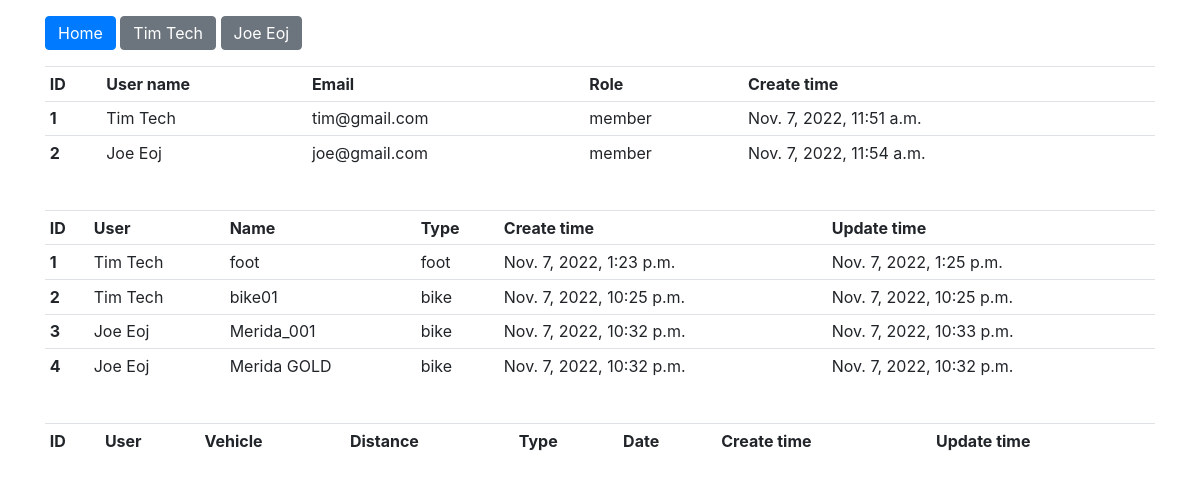
The app's page /, older data.
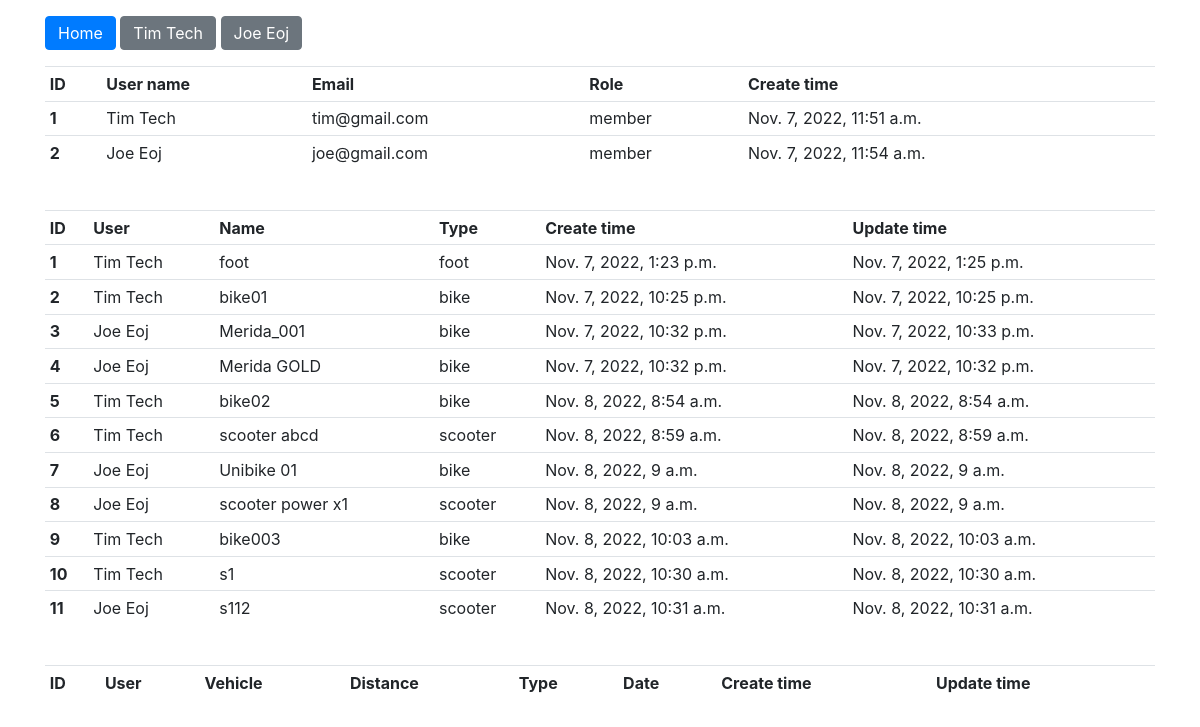
The same page, newer data.
### polls/models.py (models this page shows, shortened)
class User(models.Model):
    email = models.CharField(max_length=200)
    first_name = models.CharField(max_length=100)
    last_name = models.CharField(max_length=100)
    password = models.CharField(max_length=100)
    role = models.CharField(max_length=50)
    create_time = models.DateTimeField(auto_now_add=True)
    update_time = models.DateTimeField(auto_now=True)
    def __str__(self):
        return f'{self.first_name} {self.last_name}'

class Vehicle(models.Model):
    user = models.ForeignKey(User, on_delete=models.CASCADE)
    total_distance = models.IntegerField(default=0)
    name = models.CharField(max_length=100)
    type = models.CharField(max_length=100)
    create_time = models.DateTimeField(auto_now_add=True)
    update_time = models.DateTimeField(auto_now=True)

### polls/views.py (the view)
# urls.py: path('', views.index, name='index'),
def index(request):
    users = User.objects.all()
    vehicles = Vehicle.objects.all()
    activitys = Activity.objects.all()
    return render(request, 'polls/index.html',
                  {'users': users, 'vehicles': vehicles, 'activitys': activitys})

### polls/templates/polls/index.html (shortened to what this page needs)
{% extends "polls/base.html" %}
{% block content %}
    <table class="table table-sm">
        <tr>
            <th>ID</th>
            <th>User name</th>
            <th>Email</th>
            <th>Role</th>
            <th>Create time</th>
        </tr>
    {% for u in users %}
        <tr>
            <th>{{ u.id }}</th>
            <td>{{ u.first_name }} {{ u.last_name }}</td>
            <td>{{ u.email }}</td>
            <td>{{ u.role }}</td>
            <td>{{ u.create_time }}</td>
        </tr>
    {% endfor %}
    </table>
    <table class="table table-sm">
            <tr>
                <th>ID</th>
                <th>User</th>
                <th>Name</th>
                <th>Type</th>
                <th>Create time</th>
                <th>Update time</th>
            </tr>
        {% for v in vehicles %}
            <tr>
                <th>{{ v.id }}</th>
                <td>{{ v.user }}</td>
                <td>{{ v.name }}</td>
                <td>{{ v.type }}</td>
                <td>{{ v.create_time }}</td>
                <td>{{ v.update_time }}</td>
            </tr>
        {% endfor %}
    </table>
    <table class="table table-sm">
            <tr>
                <th>ID</th>
                <th>User</th>
                <th>Vehicle</th>
                <th>Distance</th>
                <th>Type</th>
                <th>Date</th>
                <th>Create time</th>
                <th>Update time</th>
            </tr>
    </table>
{% endblock %}

Row changes from the older to the newer data that the page shows:
added Vehicle: id "5", user "Tim Tech", name "bike02", type "bike", create_time "Nov. 8, 2022, 8:54 a.m.", update_time "Nov. 8, 2022, 8:54 a.m."
added Vehicle: id "6", user "Tim Tech", name "scooter abcd", type "scooter", create_time "Nov. 8, 2022, 8:59 a.m.", update_time "Nov. 8, 2022, 8:59 a.m."
added Vehicle: id "7", user "Joe Eoj", name "Unibike 01", type "bike", create_time "Nov. 8, 2022, 9 a.m.", update_time "Nov. 8, 2022, 9 a.m."
added Vehicle: id "8", user "Joe Eoj", name "scooter power x1", type "scooter", create_time "Nov. 8, 2022, 9 a.m.", update_time "Nov. 8, 2022, 9 a.m."
added Vehicle: id "9", user "Tim Tech", name "bike003", type "bike", create_time "Nov. 8, 2022, 10:03 a.m.", update_time "Nov. 8, 2022, 10:03 a.m."
added Vehicle: id "10", user "Tim Tech", name "s1", type "scooter", create_time "Nov. 8, 2022, 10:30 a.m.", update_time "Nov. 8, 2022, 10:30 a.m."
added Vehicle: id "11", user "Joe Eoj", name "s112", type "scooter", create_time "Nov. 8, 2022, 10:31 a.m.", update_time "Nov. 8, 2022, 10:31 a.m."
